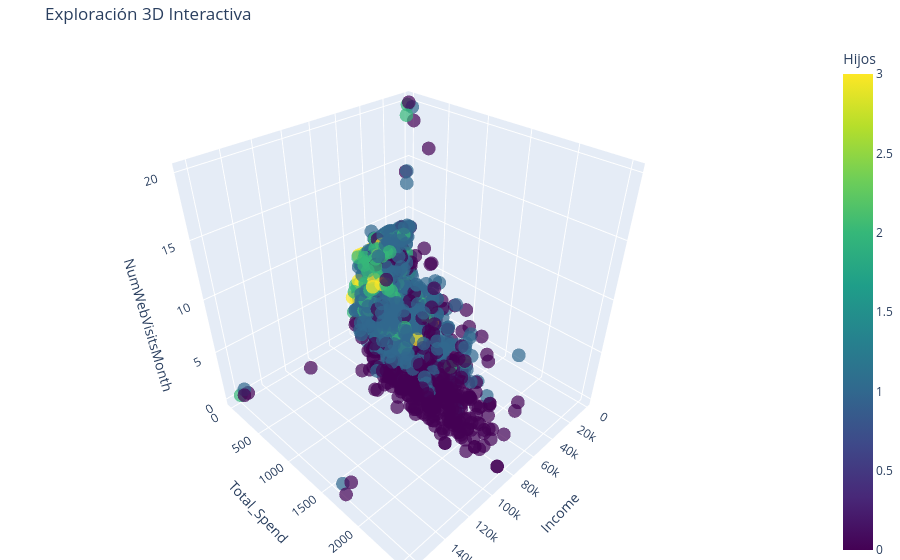

Notebook code cell kept with this figure:
### Markdown cell above
#### Integración Espacial: Del 2D al 3D

Aunque el Pairplot anterior nos ha mostrado relaciones bidimensionales claras (par a par), la realidad de nuestros clientes es multidimensional. Para confirmar definitivamente la existencia de grupos separables antes de aplicar el algoritmo de Clustering, generamos una proyección espacial tridimensional combinando las tres variables más críticas: Dinero (Income), Gasto (Total_Spend) y Comportamiento (WebVisits), coloreando por Estructura Familiar.

### Code cell
fig = px.scatter_3d(df_clean,
                    x='Income',
                    y='Total_Spend',
                    z='NumWebVisitsMonth',
                    color='Children_Total',
                    opacity=0.7,
                    size_max=10,
                    title="Exploración 3D Interactiva",
                    labels={'Children_Total': 'Hijos'},
                    color_continuous_scale='Viridis')

fig.update_layout(margin=dict(l=0, r=0, b=0, t=40))
fig.show()

### Figure 1 — Plotly figure (JSON) as saved in the notebook; plotly's stock layout.template omitted (floating-point values rounded to 4 significant figures; data arrays with more than 128 entries replaced by an {"elided": "..."} marker saying what was removed)
{"data": [{"hovertemplate": "Income=%{x}<br>Total_Spend=%{y}<br>NumWebVisitsMonth=%{z}<br>Hijos=%{marker.color}<extra></extra>", "legendgroup": "", "marker": {"color": {"elided": "2236 int values"}, "coloraxis": "coloraxis", "opacity": 0.7, "symbol": "circle"}, "mode": "markers", "name": "", "scene": "scene", "showlegend": false, "x": {"elided": "2236 float values"}, "y": {"elided": "2236 int values"}, "z": {"elided": "2236 int values"}, "type": "scatter3d"}], "layout": {"scene": {"domain": {"x": [0.0, 1.0], "y": [0.0, 1.0]}, "xaxis": {"title": {"text": "Income"}}, "yaxis": {"title": {"text": "Total_Spend"}}, "zaxis": {"title": {"text": "NumWebVisitsMonth"}}}, "coloraxis": {"colorbar": {"title": {"text": "Hijos"}}, "colorscale": [[0.0, "#440154"], [0.1111, "#482878"], [0.2222, "#3e4989"], [0.3333, "#31688e"], [0.4444, "#26828e"], [0.5556, "#1f9e89"], [0.6667, "#35b779"], [0.7778, "#6ece58"], [0.8889, "#b5de2b"], [1.0, "#fde725"]]}, "legend": {"tracegroupgap": 0}, "title": {"text": "Exploración 3D Interactiva"}, "margin": {"l": 0, "r": 0, "b": 0, "t": 40}}}
